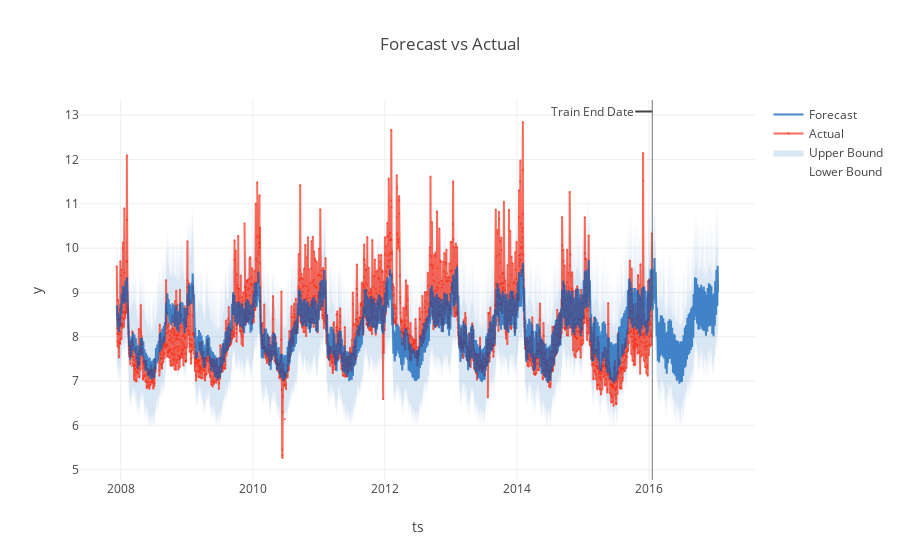

Notebook cell for this chart:
### Markdown cell above
## Predictions

### Code cell
forecast = result.forecast
fig = forecast.plot()
plotly.io.show(fig)

### Figure 1 — Plotly figure (JSON) as saved in the notebook; plotly's stock layout.template omitted (floating-point values rounded to 4 significant figures; data arrays with more than 128 entries replaced by an {"elided": "..."} marker saying what was removed)
{"data": [{"legendgroup": "interval", "line": {"color": "rgba(0, 90, 181, 0.5)", "width": 0}, "mode": "lines", "name": "Lower Bound", "type": "scatter", "uid": "fe6b965b-33d4-4559-8518-b560f1b9902a", "x": {"elided": "3329 str values"}, "y": {"elided": "3329 float values"}}, {"fill": "tonexty", "fillcolor": "rgba(0, 90, 181, 0.15)", "legendgroup": "interval", "line": {"color": "rgba(0, 90, 181, 0.5)", "width": 0}, "mode": "lines", "name": "Upper Bound", "type": "scatter", "uid": "9365f8ac-0c65-4a80-8a41-dbfa2e261b27", "x": {"elided": "3329 str values"}, "y": {"elided": "3329 float values"}}, {"line": {"color": "rgba(250, 43, 20, 0.7)"}, "marker": {"color": "rgba(250, 43, 20, 0.7)", "size": 2}, "mode": "lines+markers", "name": "Actual", "opacity": 1, "type": "scatter", "uid": "eca9f9c0-e1fa-4f01-9072-b81bbed22743", "x": {"elided": "3329 str values"}, "y": {"elided": "3329 float values"}}, {"line": {"color": "rgba(0, 90, 181, 0.7)", "dash": "solid"}, "name": "Forecast", "type": "scatter", "uid": "e5fb0f5c-3230-498c-b2e7-374491a1ebe0", "x": {"elided": "3329 str values"}, "y": {"elided": "3329 float values"}}], "layout": {"annotations": [{"arrowhead": 0, "ax": -60, "ay": 0, "showarrow": true, "text": "Train End Date", "x": "2016-01-20", "xref": "x", "y": 0.97, "yref": "paper"}], "autosize": true, "legend": {"traceorder": "reversed"}, "shapes": [{"line": {"color": "rgba(100, 100, 100, 0.9)", "width": 1}, "type": "line", "x0": "2016-01-20", "x1": "2016-01-20", "xref": "x", "y0": 0, "y1": 1, "yref": "paper"}], "showlegend": true, "title": {"text": "Forecast vs Actual"}, "xaxis": {"autorange": true, "range": ["2007-05-25 22:43:47.2695", "2017-08-05 01:16:12.7305"], "title": {"text": "ts"}, "type": "date"}, "yaxis": {"autorange": true, "range": [4.735, 13.37], "title": {"text": "y"}, "type": "linear"}}}
